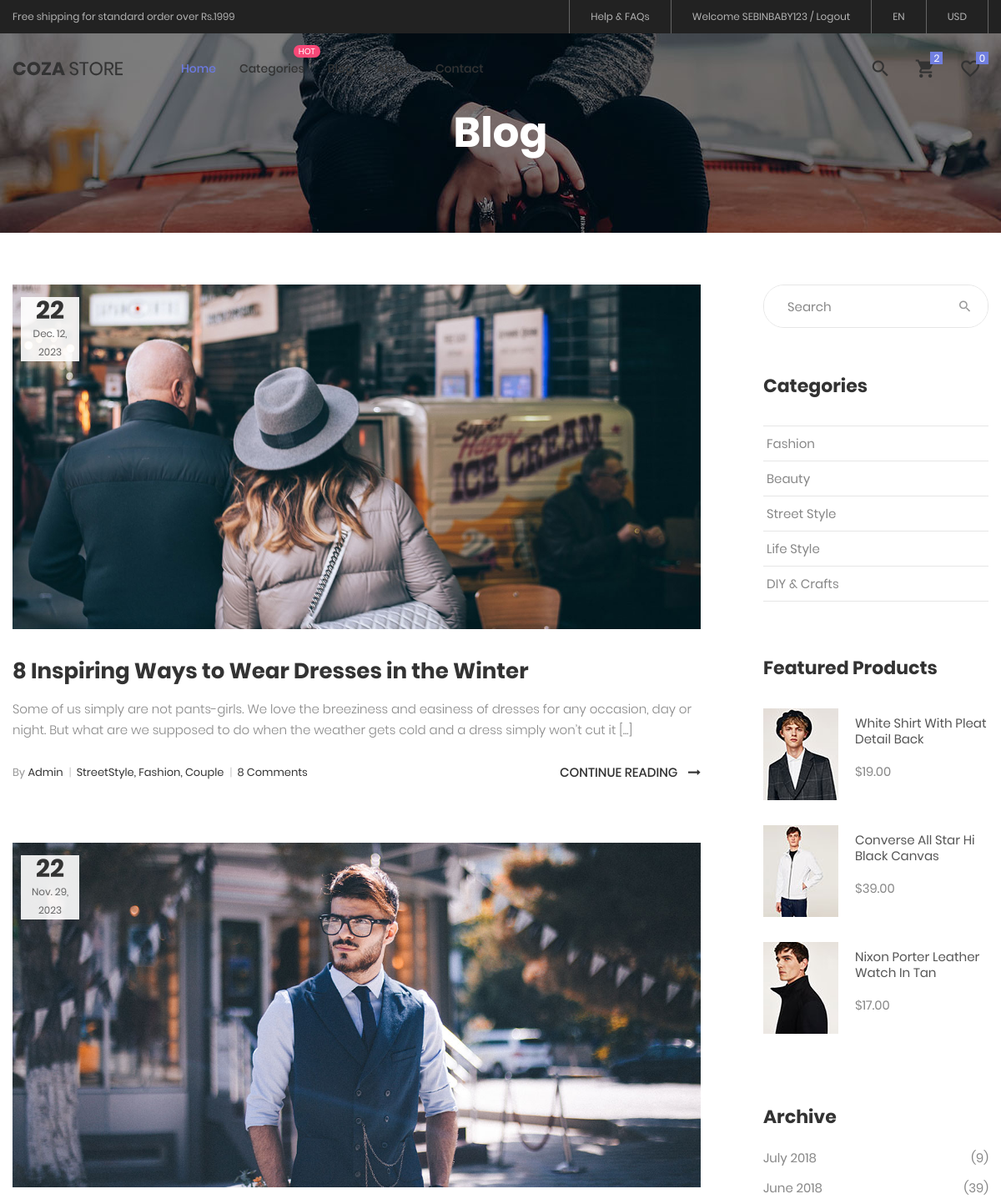
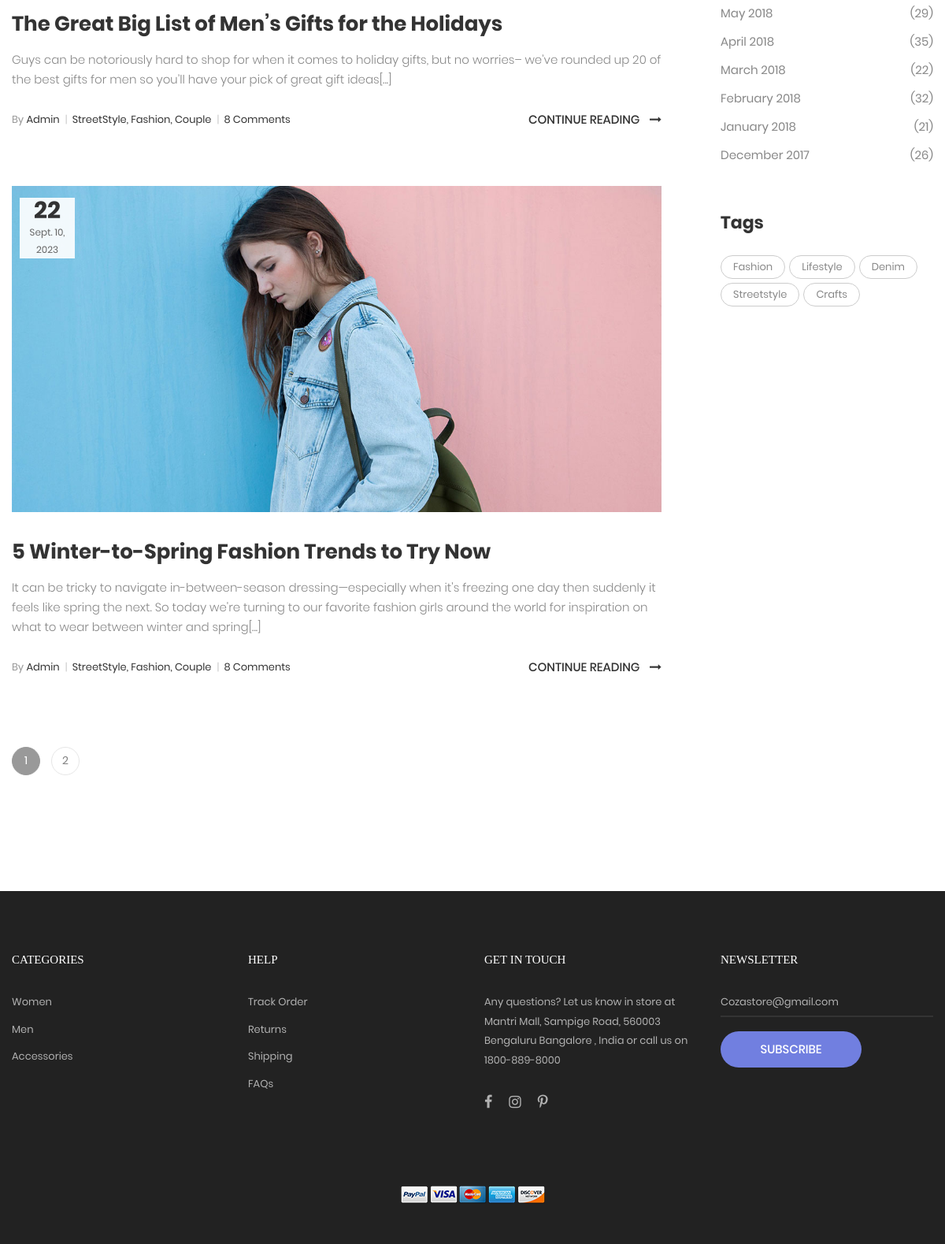
Page /Frontend/FrontendBlog/ (signed in) on the committed database (2 pictures, top to bottom).
### Backend/models.py (models this page shows)
class BlogDB(models.Model):
    DATE = models.DateField(null=True, blank=True)
    TITLE = models.CharField(max_length=100, null=True, blank=True)
    SHORTDESC = models.CharField(max_length=200, null=True, blank=True)
    FULLDESC = models.CharField(max_length=800, null=True, blank=True)
    IMAGE = models.ImageField(upload_to='Images', null=True, blank=True)

### Frontend/views.py (the view)
# urls.py: path('FrontendBlog/', views.FrontendBlog, name='FrontendBlog'),
def FrontendBlog(request):
    cart = cartdbsave.objects.filter(usrname=request.session['NAME'])
    blog = BlogDB.objects.all()
    categories = CategoryDB.objects.all()
    return render(request, 'FrontendBlogDisplay.html', {'blog':blog, 'cart':cart,  'categories':categories})

### Frontend/templates/FrontendBlogDisplay.html (shortened to what this page needs)
<!DOCTYPE html>
<html lang="en">
{% load static %}
<head>
	<link rel="stylesheet" type="text/css" href="{% static 'Home/vendor/bootstrap/css/bootstrap.min.css' %}">
	<link rel="stylesheet" type="text/css" href="{% static 'Home/fonts/font-awesome-4.7.0/css/font-awesome.min.css' %}">
	<link rel="stylesheet" type="text/css" href="{% static 'Home/fonts/iconic/css/material-design-iconic-font.min.css' %}">
	<link rel="stylesheet" type="text/css" href="{% static 'Home/fonts/linearicons-v1.0.0/icon-font.min.css' %}">
	<link rel="stylesheet" type="text/css" href="{% static 'Home/vendor/animate/animate.css' %}">
	<link rel="stylesheet" type="text/css" href="{% static 'Home/vendor/css-hamburgers/hamburgers.min.css' %}">
	<link rel="stylesheet" type="text/css" href="{% static 'Home/vendor/animsition/css/animsition.min.css' %}">
	<link rel="stylesheet" type="text/css" href="{% static 'Home/vendor/select2/select2.min.css' %}">
	<link rel="stylesheet" type="text/css" href="{% static 'Home/vendor/perfect-scrollbar/perfect-scrollbar.css' %}">
	<link rel="stylesheet" type="text/css" href="{% static 'Home/css/util.css' %}">
	<link rel="stylesheet" type="text/css" href="{% static 'Home/css/main.css' %}">
</head>
<body class="animsition">
		<div class="container-menu-desktop">
			<div class="top-bar">
				<div class="content-topbar flex-sb-m h-full container">
					<div class="left-top-bar">
						Free shipping for standard order over Rs.1999
					</div>
					<div class="right-top-bar flex-w h-full">
						<a href="#" class="flex-c-m trans-04 p-lr-25">
							Help & FAQs
						</a>
						{% if request.session.NAME %}
						<a href="{% url 'UserLogout' %}" class="flex-c-m trans-04 p-lr-25">
							Welcome {{request.session.NAME|upper}} / Logout
						</a>
						{% else %}
						<a href="{% url 'LoginSignUp' %}" class="flex-c-m trans-04 p-lr-25">
							Login/Register
						</a>
						{% endif %}
						<a href="#" class="flex-c-m trans-04 p-lr-25">
							EN
						</a>
						<a href="#" class="flex-c-m trans-04 p-lr-25">
							USD
						</a>
					</div>
				</div>
			</div>
			<div class="wrap-menu-desktop">
				<nav class="limiter-menu-desktop container">
					<a href="{% url 'HomePage' %}" class="logo">
						<img src="{% static 'Home/images/icons/logo-01.png' %}" alt="IMG-LOGO">
					</a>
				<div class="menu-desktop">
						<ul class="main-menu">
							<li class="active-menu">
								<a href="{% url 'HomePage' %}">Home</a>
							</li>
							<li class="label1" data-label1="hot">
								<a href="product.html">Categories</a>
							</li>
							<li>
								<a href="{% url 'FrontendBlog' %}">Blog</a>
							</li>
							<li>
								<a href="{% url 'AboutPage' %}">About</a>
							</li>
							<li>
								<a href="{% url 'ContactPage' %}">Contact</a>
							</li>
						</ul>
					</div>
					<div class="wrap-icon-header flex-w flex-r-m">
						<div class="icon-header-item cl2 hov-cl1 trans-04 p-l-22 p-r-11 js-show-modal-search">
							<i class="zmdi zmdi-search"></i>
						</div>
						<div class="icon-header-item cl2 hov-cl1 trans-04 p-l-22 p-r-11 icon-header-noti js-show-cart" data-notify="2">
							<i class="zmdi zmdi-shopping-cart"></i>
						</div>
						<a href="#"
						   class="dis-block icon-header-item cl2 hov-cl1 trans-04 p-l-22 p-r-11 icon-header-noti" data-notify="0">
							<i class="zmdi zmdi-favorite-outline"></i>
						</a>
					</div>
				</nav>
			</div>
		</div>
	<section class="bg-img1 txt-center p-lr-15 p-tb-92"
			 style="background-image: url({% static 'Home/images/bg-02.jpg' %});">
		<h2 class="ltext-105 cl0 txt-center">
			Blog
		</h2>
	</section>
	<section class="bg0 p-t-62 p-b-60">
		<div class="container">
			<div class="row">
				<div class="col-md-8 col-lg-9 p-b-80">
					<div class="p-r-45 p-r-0-lg">
                      {% for i in blog %}
						<div class="p-b-63">
							<a href="{% url 'BlogSingle' blogid=i.id %}" class="hov-img0 how-pos5-parent">
								<img src="{{i.IMAGE.url}}" alt="IMG-BLOG">
								<div class="flex-col-c-m size-123 bg9 how-pos5">
									<span class="ltext-107 cl2 txt-center">
										22
									</span>
									<span class="stext-109 cl3 txt-center">
										{{i.DATE}}
									</span>
								</div>
							</a>
							<div class="p-t-32">
								<h4 class="p-b-15">
									<a href="{% url 'BlogSingle' blogid=i.id %}" class="ltext-108 cl2 hov-cl1 trans-04">
									{{i.TITLE}}
									</a>
								</h4>
								<p class="stext-117 cl6">
									{{i.SHORTDESC}}
								</p>
								<div class="flex-w flex-sb-m p-t-18">
									<span class="flex-w flex-m stext-111 cl2 p-r-30 m-tb-10">
										<span>
											<span class="cl4">By</span> Admin
											<span class="cl12 m-l-4 m-r-6">|</span>
										</span>
										<span>
											StreetStyle, Fashion, Couple
											<span class="cl12 m-l-4 m-r-6">|</span>
										</span>
										<span>
											8 Comments
										</span>
									</span>
									<a href="{% url 'BlogSingle' blogid=i.id %}"
									   class="stext-101 cl2 hov-cl1 trans-04 m-tb-10">
										Continue Reading
										<i class="fa fa-long-arrow-right m-l-9"></i>
									</a>
								</div>
							</div>
						</div>
                      {% endfor %}
						<div class="flex-l-m flex-w w-full p-t-10 m-lr--7">
							<a href="#" class="flex-c-m how-pagination1 trans-04 m-all-7 active-pagination1">
								1
							</a>
							<a href="#" class="flex-c-m how-pagination1 trans-04 m-all-7">
								2
							</a>
						</div>
					</div>
				</div>
				<div class="col-md-4 col-lg-3 p-b-80">
					<div class="side-menu">
						<div class="bor17 of-hidden pos-relative">
							<input class="stext-103 cl2 plh4 size-116 p-l-28 p-r-55" type="text" name="search" placeholder="Search">
							<button class="flex-c-m size-122 ab-t-r fs-18 cl4 hov-cl1 trans-04">
								<i class="zmdi zmdi-search"></i>
							</button>
						</div>
						<div class="p-t-55">
							<h4 class="mtext-112 cl2 p-b-33">
								Categories
							</h4>
							<ul>
								<li class="bor18">
									<a href="#" class="dis-block stext-115 cl6 hov-cl1 trans-04 p-tb-8 p-lr-4">
										Fashion
									</a>
								</li>
								<li class="bor18">
									<a href="#" class="dis-block stext-115 cl6 hov-cl1 trans-04 p-tb-8 p-lr-4">
										Beauty
									</a>
								</li>
								<li class="bor18">
									<a href="#" class="dis-block stext-115 cl6 hov-cl1 trans-04 p-tb-8 p-lr-4">
										Street Style
									</a>
								</li>
								<li class="bor18">
									<a href="#" class="dis-block stext-115 cl6 hov-cl1 trans-04 p-tb-8 p-lr-4">
										Life Style
									</a>
								</li>
								<li class="bor18">
									<a href="#" class="dis-block stext-115 cl6 hov-cl1 trans-04 p-tb-8 p-lr-4">
										DIY & Crafts
									</a>
								</li>
							</ul>
						</div>
						<div class="p-t-65">
							<h4 class="mtext-112 cl2 p-b-33">
								Featured Products
							</h4>
							<ul>
								<li class="flex-w flex-t p-b-30">
									<a href="#" class="wrao-pic-w size-214 hov-ovelay1 m-r-20">
										<img src="{% static 'Home/images/product-min-01.jpg' %}" alt="PRODUCT">
									</a>
									<div class="size-215 flex-col-t p-t-8">
										<a href="#" class="stext-116 cl8 hov-cl1 trans-04">
											White Shirt With Pleat Detail Back
										</a>
										<span class="stext-116 cl6 p-t-20">
											$19.00
										</span>
									</div>
								</li>
								<li class="flex-w flex-t p-b-30">
									<a href="#" class="wrao-pic-w size-214 hov-ovelay1 m-r-20">
										<img src="{% static 'Home/images/product-min-02.jpg' %}" alt="PRODUCT">
									</a>
									<div class="size-215 flex-col-t p-t-8">
										<a href="#" class="stext-116 cl8 hov-cl1 trans-04">
											Converse All Star Hi Black Canvas
										</a>
										<span class="stext-116 cl6 p-t-20">
											$39.00
										</span>
									</div>
								</li>
								<li class="flex-w flex-t p-b-30">
									<a href="#" class="wrao-pic-w size-214 hov-ovelay1 m-r-20">
										<img src="{% static 'Home/images/product-min-03.jpg' %}" alt="PRODUCT">
									</a>
									<div class="size-215 flex-col-t p-t-8">
										<a href="#" class="stext-116 cl8 hov-cl1 trans-04">
											Nixon Porter Leather Watch In Tan
										</a>
										<span class="stext-116 cl6 p-t-20">
											$17.00
										</span>
									</div>
								</li>
							</ul>
						</div>
						<div class="p-t-55">
							<h4 class="mtext-112 cl2 p-b-20">
								Archive
							</h4>
							<ul>
								<li class="p-b-7">
									<a href="#" class="flex-w flex-sb-m stext-115 cl6 hov-cl1 trans-04 p-tb-2">
										<span>
											July 2018
										</span>
										<span>
											(9)
										</span>
									</a>
								</li>
								<li class="p-b-7">
									<a href="#" class="flex-w flex-sb-m stext-115 cl6 hov-cl1 trans-04 p-tb-2">
										<span>
											June 2018
										</span>
										<span>
											(39)
										</span>
									</a>
								</li>
								<li class="p-b-7">
									<a href="#" class="flex-w flex-sb-m stext-115 cl6 hov-cl1 trans-04 p-tb-2">
										<span>
											May 2018
										</span>
										<span>
											(29)
										</span>
									</a>
								</li>
								<li class="p-b-7">
									<a href="#" class="flex-w flex-sb-m stext-115 cl6 hov-cl1 trans-04 p-tb-2">
										<span>
											April  2018
										</span>
										<span>
											(35)
										</span>
									</a>
								</li>
								<li class="p-b-7">
									<a href="#" class="flex-w flex-sb-m stext-115 cl6 hov-cl1 trans-04 p-tb-2">
										<span>
											March 2018
										</span>
										<span>
											(22)
										</span>
									</a>
								</li>
								<li class="p-b-7">
									<a href="#" class="flex-w flex-sb-m stext-115 cl6 hov-cl1 trans-04 p-tb-2">
										<span>
											February 2018
										</span>
										<span>
											(32)
										</span>
									</a>
								</li>
								<li class="p-b-7">
									<a href="#" class="flex-w flex-sb-m stext-115 cl6 hov-cl1 trans-04 p-tb-2">
										<span>
											January 2018
										</span>
										<span>
											(21)
										</span>
									</a>
								</li>
								<li class="p-b-7">
									<a href="#" class="flex-w flex-sb-m stext-115 cl6 hov-cl1 trans-04 p-tb-2">
										<span>
											December 2017
										</span>
										<span>
											(26)
										</span>
									</a>
								</li>
							</ul>
						</div>
						<div class="p-t-50">
							<h4 class="mtext-112 cl2 p-b-27">
								Tags
							</h4>
							<div class="flex-w m-r--5">
								<a href="#" class="flex-c-m stext-107 cl6 size-301 bor7 p-lr-15 hov-tag1 trans-04 m-r-5 m-b-5">
									Fashion
								</a>
								<a href="#" class="flex-c-m stext-107 cl6 size-301 bor7 p-lr-15 hov-tag1 trans-04 m-r-5 m-b-5">
									Lifestyle
								</a>
								<a href="#" class="flex-c-m stext-107 cl6 size-301 bor7 p-lr-15 hov-tag1 trans-04 m-r-5 m-b-5">
									Denim
								</a>
								<a href="#" class="flex-c-m stext-107 cl6 size-301 bor7 p-lr-15 hov-tag1 trans-04 m-r-5 m-b-5">
									Streetstyle
								</a>
								<a href="#" class="flex-c-m stext-107 cl6 size-301 bor7 p-lr-15 hov-tag1 trans-04 m-r-5 m-b-5">
									Crafts
								</a>
							</div>
						</div>
					</div>
				</div>
			</div>
		</div>
	</section>
<footer class="bg3 p-t-75 p-b-32">
		<div class="container">
			<div class="row">
				<div class="col-sm-6 col-lg-3 p-b-50">
					<h4 class="stext-301 cl0 p-b-30">
						Categories
					</h4>
					<ul>
						<li class="p-b-10">
							<a href="#" class="stext-107 cl7 hov-cl1 trans-04">
								Women
							</a>
						</li>
						<li class="p-b-10">
							<a href="#" class="stext-107 cl7 hov-cl1 trans-04">
								Men
							</a>
						</li>
						<li class="p-b-10">
							<a href="#" class="stext-107 cl7 hov-cl1 trans-04">
								Accessories
							</a>
						</li>
					</ul>
				</div>
				<div class="col-sm-6 col-lg-3 p-b-50">
					<h4 class="stext-301 cl0 p-b-30">
						Help
					</h4>
					<ul>
						<li class="p-b-10">
							<a href="#" class="stext-107 cl7 hov-cl1 trans-04">
								Track Order
							</a>
						</li>
						<li class="p-b-10">
							<a href="#" class="stext-107 cl7 hov-cl1 trans-04">
								Returns
							</a>
						</li>
						<li class="p-b-10">
							<a href="#" class="stext-107 cl7 hov-cl1 trans-04">
								Shipping
							</a>
						</li>
						<li class="p-b-10">
							<a href="#" class="stext-107 cl7 hov-cl1 trans-04">
								FAQs
							</a>
						</li>
					</ul>
				</div>
				<div class="col-sm-6 col-lg-3 p-b-50">
					<h4 class="stext-301 cl0 p-b-30">
						GET IN TOUCH
					</h4>
					<p class="stext-107 cl7 size-201">
						Any questions? Let us know in store at Mantri Mall, Sampige Road,
560003 Bengaluru Bangalore , India or call us on  1800-889-8000
					<div class="p-t-27">
						<a href="#" class="fs-18 cl7 hov-cl1 trans-04 m-r-16">
							<i class="fa fa-facebook"></i>
						</a>
						<a href="#" class="fs-18 cl7 hov-cl1 trans-04 m-r-16">
							<i class="fa fa-instagram"></i>
						</a>
						<a href="#" class="fs-18 cl7 hov-cl1 trans-04 m-r-16">
							<i class="fa fa-pinterest-p"></i>
						</a>
					</div>
				</div>
				<div class="col-sm-6 col-lg-3 p-b-50">
					<h4 class="stext-301 cl0 p-b-30">
						Newsletter
					</h4>
					<form>
						<div class="wrap-input1 w-full p-b-4">
							<input class="input1 bg-none plh1 stext-107 cl7" type="text" name="email"
								   placeholder="Cozastore@gmail.com">
						</div>
						<div class="p-t-18">
							<button class="flex-c-m stext-101 cl0 size-103 bg1 bor1 hov-btn2 p-lr-15 trans-04">
								Subscribe
							</button>
						</div>
					</form>
				</div>
			</div>
			<div class="p-t-40">
				<div class="flex-c-m flex-w p-b-18">
					<a href="#" class="m-all-1">
						<img src="{% static 'Home/images/icons/icon-pay-01.png' %}" alt="ICON-PAY">
					</a>
					<a href="#" class="m-all-1">
						<img src="{% static 'Home/images/icons/icon-pay-02.png' %}" alt="ICON-PAY">
					</a>
					<a href="#" class="m-all-1">
						<img src="{% static 'Home/images/icons/icon-pay-03.png' %}" alt="ICON-PAY">
					</a>
					<a href="#" class="m-all-1">
						<img src="{% static 'Home/images/icons/icon-pay-04.png' %}" alt="ICON-PAY">
					</a>
					<a href="#" class="m-all-1">
						<img src="{% static 'Home/images/icons/icon-pay-05.png' %}" alt="ICON-PAY">
					</a>
				</div>
			</div>
		</div>
	</footer>
</body>
</html>

### rows in the picture
BlogDB: IMAGE (picture), DATE "Dec. 12, 2023", TITLE "8 Inspiring Ways to Wear Dresses in the Winter", SHORTDESC "Some of us simply are not pants-girls. We love the breeziness and easiness of dresses for any occasion, day or night. But what are we supposed to do when the weather gets cold and a dress simply won’t cut it [...]"
BlogDB: IMAGE (picture), DATE "Nov. 29, 2023", TITLE "The Great Big List of Men’s Gifts for the Holidays", SHORTDESC "Guys can be notoriously hard to shop for when it comes to holiday gifts, but no worries– we’ve rounded up 20 of the best gifts for men so you’ll have your pick of great gift ideas[...]"
BlogDB: IMAGE (picture), DATE "Sept. 10, 2023", TITLE "5 Winter-to-Spring Fashion Trends to Try Now", SHORTDESC "It can be tricky to navigate in-between-season dressing—especially when it's freezing one day then suddenly it feels like spring the next. So today we're turning to our favorite fashion girls around the world for inspiration on what to wear between winter and spring[...]"

### other values in the picture
{{ request.session.NAME|upper }} "SEBINBABY123"
